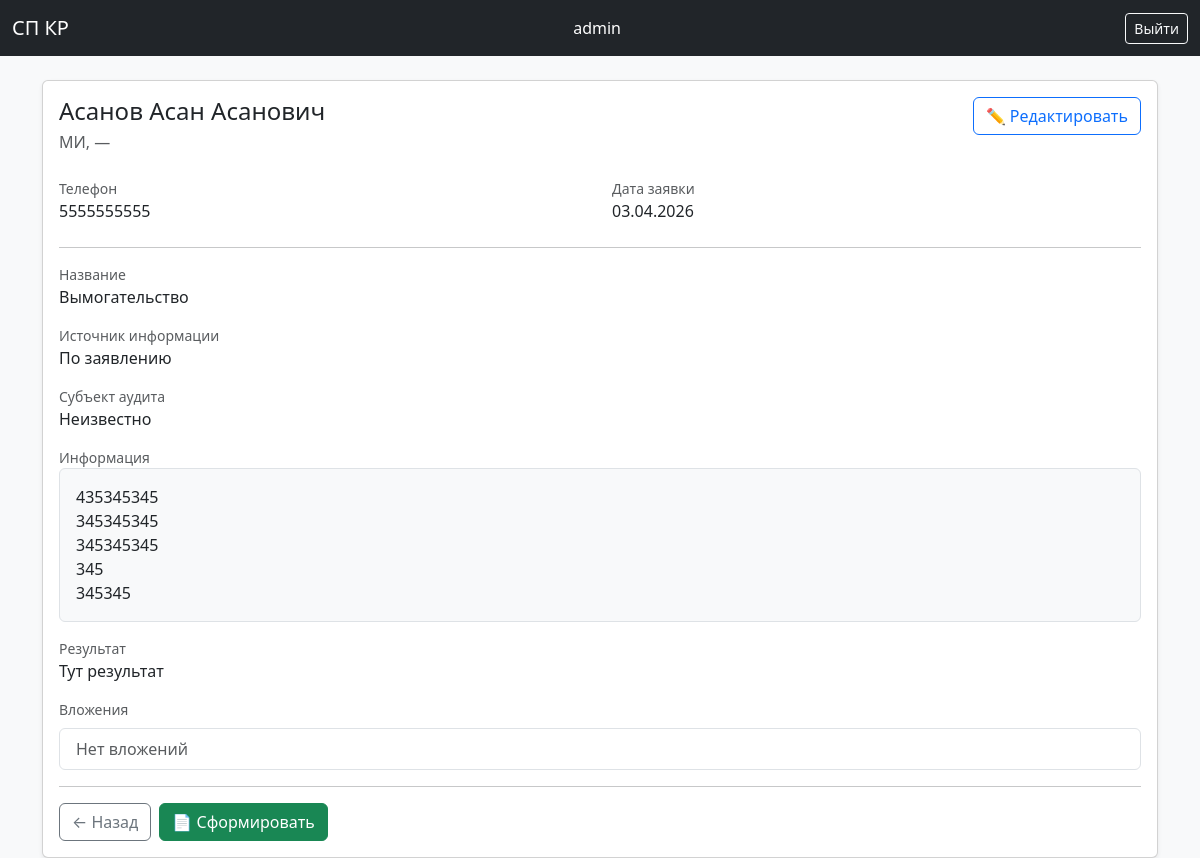
Before: /employee/1/ (signed in) with the older database file.
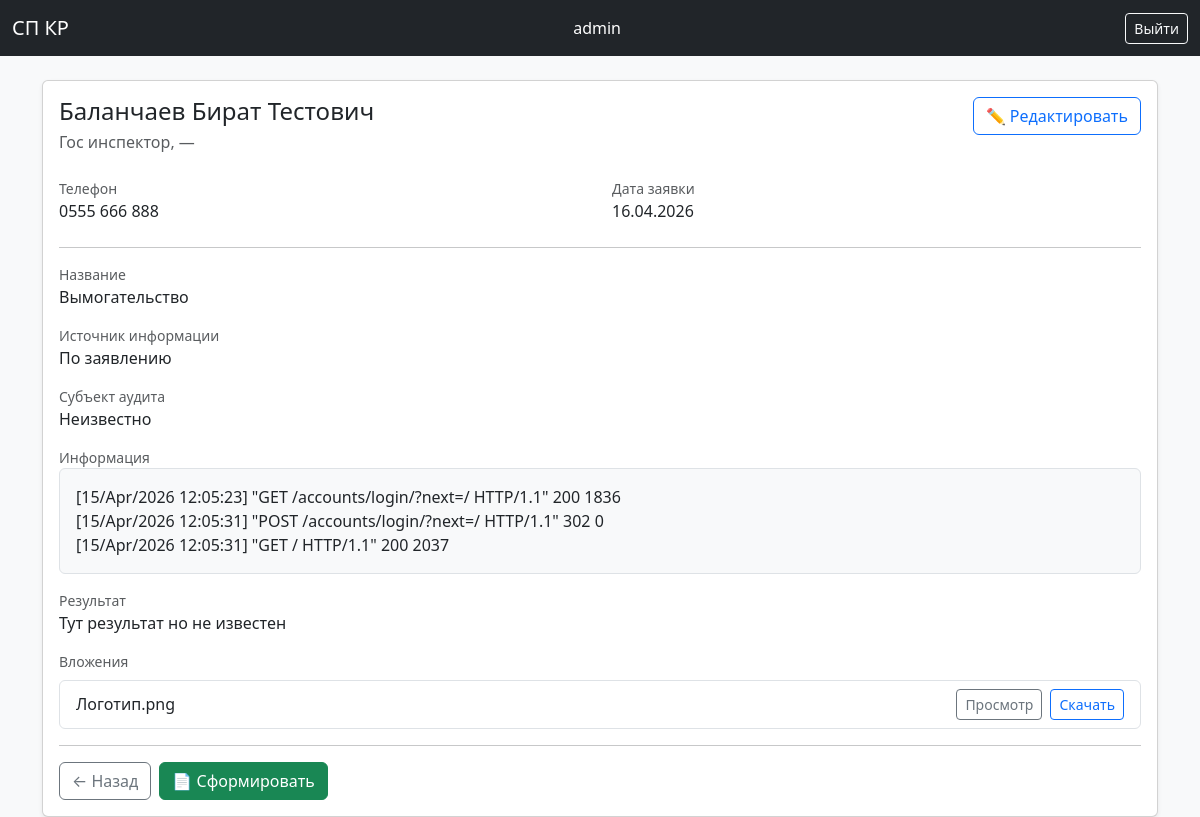
After: the same page with the newer database file.
### core/models.py (models this page shows, shortened)
class Employee(models.Model):
    last_name = models.CharField("Фамилия", max_length=100)
    first_name = models.CharField("Имя", max_length=100)
    middle_name = models.CharField("Отчество", max_length=100, blank=True)
    position = models.CharField("Должность", max_length=100, blank=True)
    department = models.ForeignKey(
        Department,
        on_delete=models.PROTECT,
        verbose_name="Подраздел",
        null=True,
        blank=True,
    )
    phone_number = models.CharField("Номер телефона", max_length=20, blank=True)
    inf_name = models.CharField("Название", max_length=100, blank=True)
    inf_date = models.DateField("Дата заявки", null=True, blank=True)
    inf_source = models.CharField("Источник информации", max_length=100, blank=True)
    audit_subject = models.CharField("Субъект аудита", max_length=200, blank=True)
    inf_text = models.TextField("Информация", blank=True)
    inf_result = models.CharField("Результат", max_length=500, blank=True)
    created_at = models.DateTimeField("Дата создания", auto_now_add=True)

class EmployeeAttachment(models.Model):
    employee = models.ForeignKey(Employee, on_delete=models.CASCADE, related_name="attachments",
        verbose_name="Сотрудник",)
    file = models.FileField("Файл", upload_to="employee_files/%Y/%m/%d/")
    original_name = models.CharField("Имя файла", max_length=255)
    created_at = models.DateTimeField("Дата загрузки", auto_now_add=True)
    class Meta:
        verbose_name = "Вложение"
        verbose_name_plural = "Вложения"
        ordering = ["-created_at"]

### core/views.py (the view)
# urls.py: path("employee/<int:employee_id>/", employee_detail, name="employee_detail"),
@login_required
def employee_detail(request, employee_id):
    employee = get_object_or_404(Employee.objects.prefetch_related("attachments"), id=employee_id)
    return render(request, "core/employee_detail.html", {"employee": employee})

### core/templates/core/employee_detail.html (shortened to what this page needs)
{% extends "base.html" %}
{% block content %}
<div class="card shadow-sm">
    <div class="card-body">
        <div class="d-flex justify-content-between align-items-start mb-4">
            <div>
                <h4 class="mb-1">
                    {{ employee.last_name }} {{ employee.first_name }} {{ employee.middle_name }}
                </h4>
                <div class="text-muted">
                    {{ employee.position|default:"—" }},
                    {{ employee.department|default:"—" }}
                </div>
            </div>
            <a href="{% url 'employee_edit' employee.id %}" class="btn btn-outline-primary">
                ✏️ Редактировать
            </a>
        </div>
        <div class="row mb-3">
            <div class="col-md-6 mb-2">
                <div class="text-muted small">Телефон</div>
                <div>{{ employee.phone_number|default:"—" }}</div>
            </div>
            <div class="col-md-6 mb-2">
                <div class="text-muted small">Дата заявки</div>
                <div>{{ employee.inf_date|date:"d.m.Y"|default:"—" }}</div>
            </div>
        </div>
        <hr>
        <div class="mb-3">
            <div class="text-muted small">Название</div>
            <div>{{ employee.inf_name|default:"—" }}</div>
        </div>
        <div class="mb-3">
            <div class="text-muted small">Источник информации</div>
            <div>{{ employee.inf_source|default:"—" }}</div>
        </div>
        <div class="mb-3">
            <div class="text-muted small">Субъект аудита</div>
            <div>{{ employee.audit_subject|default:"—" }}</div>
        </div>
        <div class="mb-3">
            <div class="text-muted small">Информация</div>
            <div class="border rounded p-3 bg-light">
                {{ employee.inf_text|linebreaksbr|default:"—" }}
            </div>
        </div>
        <div class="mb-3">
            <div class="text-muted small">Результат</div>
            <div>{{ employee.inf_result|default:"—" }}</div>
        </div>
        <div class="mb-3">
            <div class="text-muted small mb-2">Вложения</div>
            <ul class="list-group">
                {% for attachment in employee.attachments.all %}
                <li class="list-group-item d-flex justify-content-between align-items-center">
                    <span>{{ attachment.original_name }}</span>
                    <div class="d-flex gap-2">
                        <a href="{{ attachment.file.url }}" target="_blank" rel="noopener"
                           class="btn btn-sm btn-outline-secondary">Просмотр</a>
                        <a href="{% url 'attachment_download' attachment.id %}"
                           class="btn btn-sm btn-outline-primary">Скачать</a>
                    </div>
                </li>
                {% empty %}
                <li class="list-group-item text-muted">Нет вложений</li>
                {% endfor %}
            </ul>
        </div>
        <hr>
        <div class="d-flex gap-2">
            <a href="{% url 'employee_list' %}" class="btn btn-outline-secondary">
                ← Назад
            </a>
            <a href="{% url 'employee_export_docx' employee.id %}"
               class="btn btn-success">
                📄 Сформировать
            </a>
        </div>
    </div>
</div>
{% endblock %}

### core/templates/base.html (shortened to what this page needs)
{% load static %}
<!DOCTYPE html>
<html lang="ru">
<head>
    <link href="https://cdn.jsdelivr.net/npm/bootstrap@5.3.2/dist/css/bootstrap.min.css"
          rel="stylesheet">
    <link href="{% static 'css/style.css' %}" rel="stylesheet">
</head>
<body class="bg-light">
<nav class="navbar navbar-dark bg-dark mb-4">
    <div class="container-fluid">
        <span class="navbar-brand">СП КР</span>
        {% if user.is_authenticated %}
        <span class="text-white me-3">
            {% if user.first_name or user.last_name %}
                {{ user.first_name }} {{ user.last_name }}
            {% else %}
                {{ user.username }}
            {% endif %}
        </span>
        <form method="post" action="{% url 'logout' %}" class="d-inline">
            <button type="submit" class="btn btn-outline-light btn-sm">
                Выйти
            </button>
        </form>
        {% endif %}
    </div>
</nav>
<div class="container">
    {% block content %}{% endblock %}
</div>
</body>
</html>

Changed rows visible on the page:
changed Employee "Вымогательство": last_name "Асанов" → "Баланчаев"; first_name "Асан" → "Бират"; middle_name "Асанович" → "Тестович"; position "МИ" → "Гос инспектор"; phone_number "5555555555" → "0555 666 888"; inf_date "03.04.2026" → "16.04.2026"; inf_text "435345345 345345345 345345345 345 345345" → "[15/Apr/2026 12:05:23] \"GET /accounts/login/?next=/ HTTP/1.1\" 200 1836 [15/Apr/2026 12:05:31] \"POST /accounts/login/?next=/ HTTP/1.1\" 302 0 [15/Apr/2026 12:05:31] \"GET / HTTP/1.1\" 200 2037"; inf_result "Тут результат" → "Тут результат но не известен"
added EmployeeAttachment: original_name "Логотип.png"
Other visible differences:
text no longer shown: "Нет вложений"
